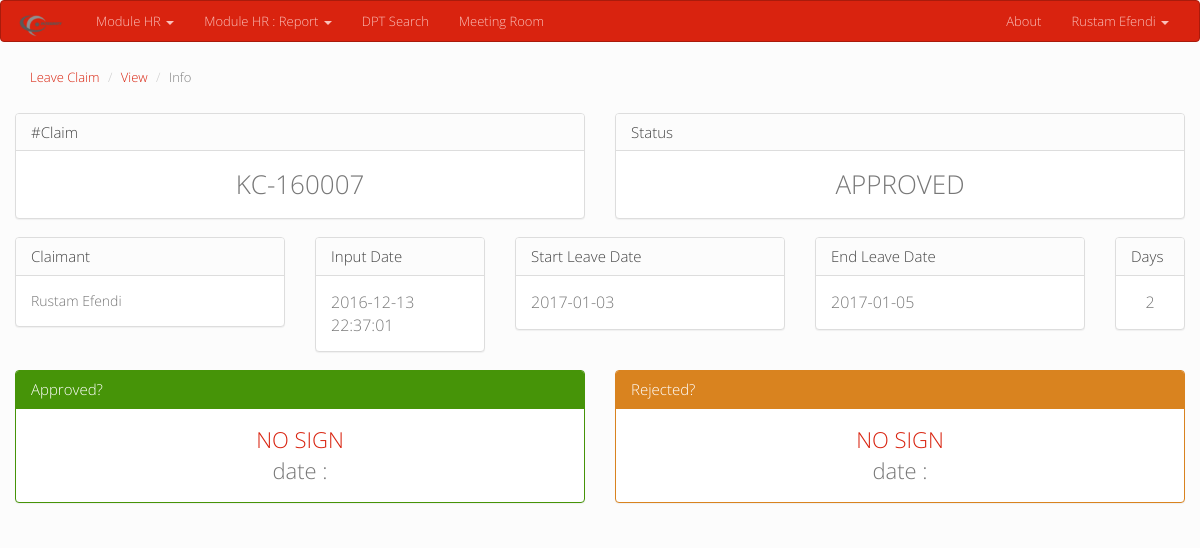
The app's page /info_lclaim.php?no=KC-160007 (signed in) with its own data.
### tables this page shows
CREATE TABLE `cuti_log` (
  `id` int(11) NOT NULL,
  `no_claim` varchar(9) NOT NULL,
  `user` varchar(255) NOT NULL,
  `tgl_input` datetime NOT NULL,
  `totaldate` float NOT NULL,
  `tgl_cuti_from` date NOT NULL,
  `tgl_cuti_to` date NOT NULL,
  `tgl_list_used` varchar(5000) NOT NULL,
  `periode` int(11) NOT NULL,
  `jenis_cuti` varchar(64) NOT NULL,
  `emergency` varchar(18) NOT NULL,
  `note` varchar(255) NOT NULL,
  `escalated_to` varchar(64) DEFAULT NULL,
  `approved_by` varchar(64) DEFAULT NULL,
  `approved_date` date DEFAULT NULL,
  `rejected_by` varchar(64) DEFAULT NULL,
  `rejected_date` date DEFAULT NULL,
  `claim_note` varchar(255) DEFAULT NULL,
  `status` enum('DRAFT','APPROVED','REJECTED') NOT NULL
);

CREATE TABLE `users` (
  `id` int(11) NOT NULL,
  `username` varchar(30) NOT NULL,
  `password` varchar(100) NOT NULL,
  `name` varchar(30) NOT NULL,
  `nik` varchar(10) NOT NULL,
  `occupation` varchar(30) NOT NULL,
  `level` varchar(15) NOT NULL,
  `department` varchar(30) NOT NULL,
  `joindate` date NOT NULL,
  `direct_acc` varchar(30) NOT NULL,
  `escalate_to` varchar(30) NOT NULL,
  `picture` varchar(255) NOT NULL,
  `privileges` int(11) NOT NULL,
  `status` enum('active','nonactive') NOT NULL
);

### info_lclaim.php (the view, shortened to what this page needs)
<?php
include "__header.php";
if(isset($_GET['no'])) {
	$getinfoLeaveClaimData = $ki->query("select a.no_claim as no_claim, b.name as name, a.user as user, a.tgl_input as tgl_input, a.totaldate as totaldate, a.status as status, a.tgl_cuti_from as tgl_cuti_from, a.tgl_cuti_to as tgl_cuti_to, a.jenis_cuti as jenis_cuti, a.emergency as emergency, a.note as note, a.escalated_to as escalated_to, a.approved_by as approved_by, a.approved_date as approved_date, a.rejected_by as rejected_by, a.rejected_date as rejected_date from cuti_log a inner join users b on a.user = b.username where a.no_claim = '".$_GET['no']."'");
	$infoLCD = $getinfoLeaveClaimData->fetch_assoc();
}
?>
<div class='container-fluid'>
<div class='row'>
	<div class="col-md-12">
		<ol class="breadcrumb">
		  <li><a href="#">Leave Claim</a></li>
		  <li><a href="#" onclick="window.location.href = 'admin_lclaim.php';">View</a></li>
		  <li class="active">Info</li>
		</ol>
	</div>
</div>
<div class='row'>
<div class='col-md-6'>
	<div class="panel panel-default">
		<div class="panel-heading">
		<h3 class="panel-title">#Claim</h3>
		</div>
		<div class="panel-body">
		<center style='font-size: 26px'><?= $infoLCD['no_claim']; ?></center>
		</div>
	</div>
</div>
<div class='col-md-6'>
	<div class="panel panel-default">
		<div class="panel-heading">
		<h3 class="panel-title">Status</h3>
		</div>
		<div class="panel-body">
		<center style='font-size: 26px'><?= $infoLCD['status']; ?></center>
		</div>
	</div>
</div>
</div>
<div class='row'>
<div class='col-md-3'>
	<div class="panel panel-default">
		<div class="panel-heading">
		<h3 class="panel-title">Claimant</h3>
		</div>
		<div class="panel-body">
		<span style='font-size: 14px'><?= $infoLCD['name']; ?></span>
		</div>
	</div>
</div>
<div class='col-md-2'>
	<div class="panel panel-default">
		<div class="panel-heading">
		<h3 class="panel-title">Input Date</h3>
		</div>
		<div class="panel-body">
		<span style='font-size: 16px'><?= $infoLCD['tgl_input']; ?></span>
		</div>
	</div>
</div>
<div class='col-md-3'>
	<div class="panel panel-default">
		<div class="panel-heading">
		<h3 class="panel-title">Start Leave Date</h3>
		</div>
		<div class="panel-body">
		<span style='font-size: 16px'><?= $infoLCD['tgl_cuti_from']; ?></span>
		</div>
	</div>
</div>
<div class='col-md-3'>
	<div class="panel panel-default">
		<div class="panel-heading">
		<h3 class="panel-title">End Leave Date</h3>
		</div>
		<div class="panel-body">
		<span style='font-size: 16px'><?= $infoLCD['tgl_cuti_to']; ?></span>
		</div>
	</div>
</div>
<div class='col-md-1'>
	<div class="panel panel-default">
		<div class="panel-heading">
		<h3 class="panel-title">Days</h3>
		</div>
		<div class="panel-body">
		<center><span style='font-size: 16px'><?= $infoLCD['totaldate']; ?></span></center>
		</div>
	</div>
</div>
</div>
<div class='row'>
<div class='col-md-6'>
	<div class="panel panel-success">
		<div class="panel-heading">
		<h3 class="panel-title">Approved?</h3>
		</div>
		<div class="panel-body">
		<center style='font-size: 22px'>
			<a><?php if($infoLCD['approved_date'] == NULL) { echo 'NO SIGN'; } else { echo $infoLCD['approved_by']; } ?></a>
			<br>
			date : <?= $infoLCD['approved_date']; ?>
		</center>
		</div>
	</div>
</div>
<div class='col-md-6'>
	<div class="panel panel-danger">
		<div class="panel-heading">
		<h3 class="panel-title">Rejected?</h3>
		</div>
		<div class="panel-body">
		<center style='font-size: 22px'>
			<a><?php if($infoLCD['rejected_date'] == NULL) { echo 'NO SIGN'; } else { echo $infoLCD['rejected_by']; } ?></a>
			<br>
			date : <?= $infoLCD['rejected_date']; ?>
		</center>
		</div>
	</div>
</div>
</div>
<?php
include "__footer.php";
?>

### records on screen
cuti_log: no_claim "KC-160007", status "APPROVED", tgl_input "2016-12-13 22:37:01", tgl_cuti_from "2017-01-03", tgl_cuti_to "2017-01-05", totaldate "2"
users: name "Rustam Efendi"

### other values on screen
$_SESSION['fnam'] "Rustam Efendi"
